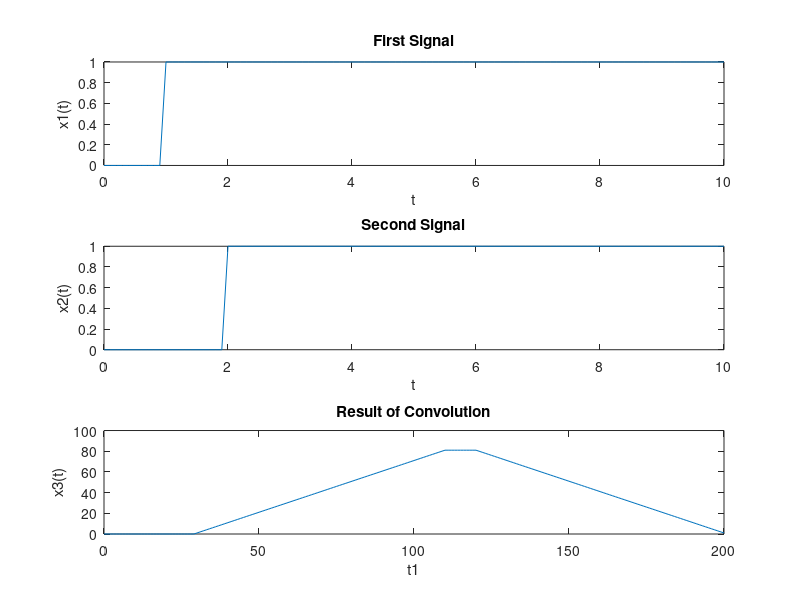

The MATLAB script that drew this image:
clear all;
close all;
t = 0:0.1:10;
x1 = 1.*(t >= 1) & (t <= 10);
x2 = 1.*(t >= 2) & (t <= 10);
x3 = conv(x1, x2);
n3 = length(x3);
t1 = 0:1:n3-1;

subplot(3,1,1);
plot(t, x1);
xlabel('t');
ylabel('x1(t)');
title('First Signal');

subplot(3,1,2);
plot(t, x2);
xlabel('t');
ylabel('x2(t)');
title('Second Signal');

subplot(3,1,3);
plot(t1, x3);
xlabel('t1');
ylabel('x3(t)');
title('Result of Convolution');
